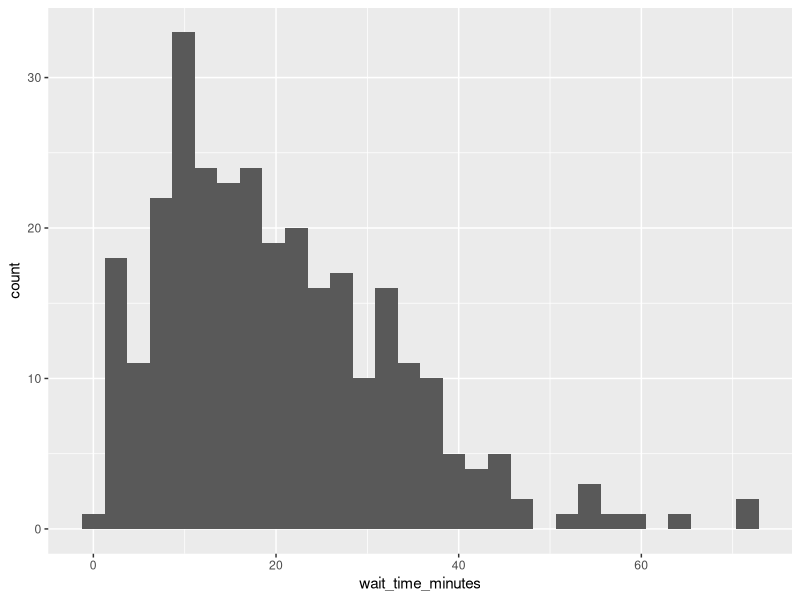
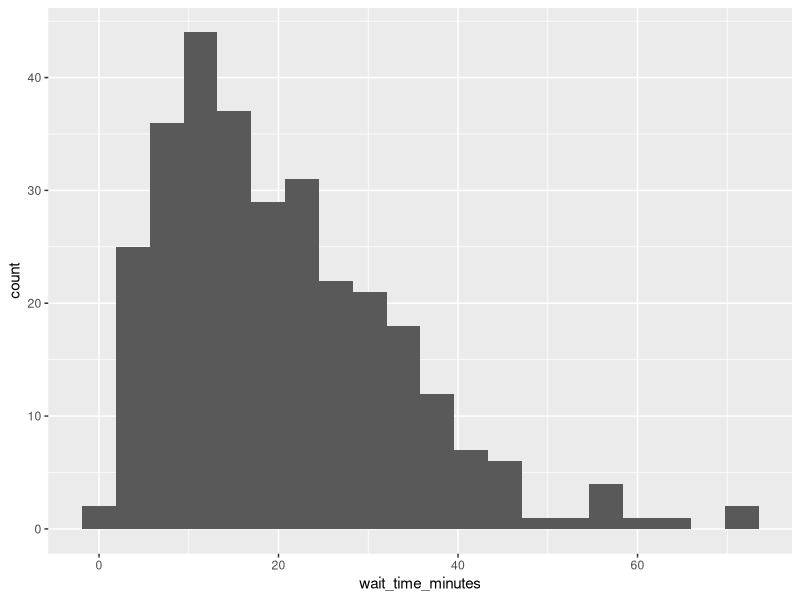
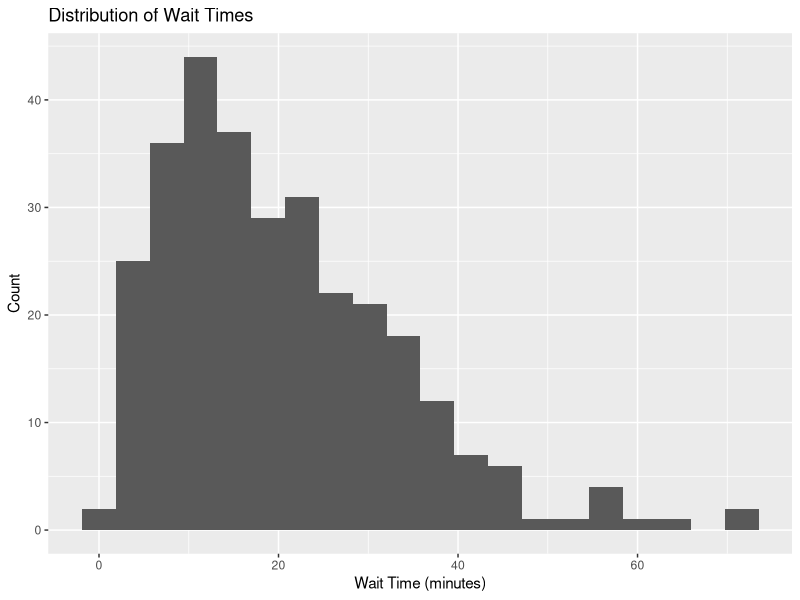
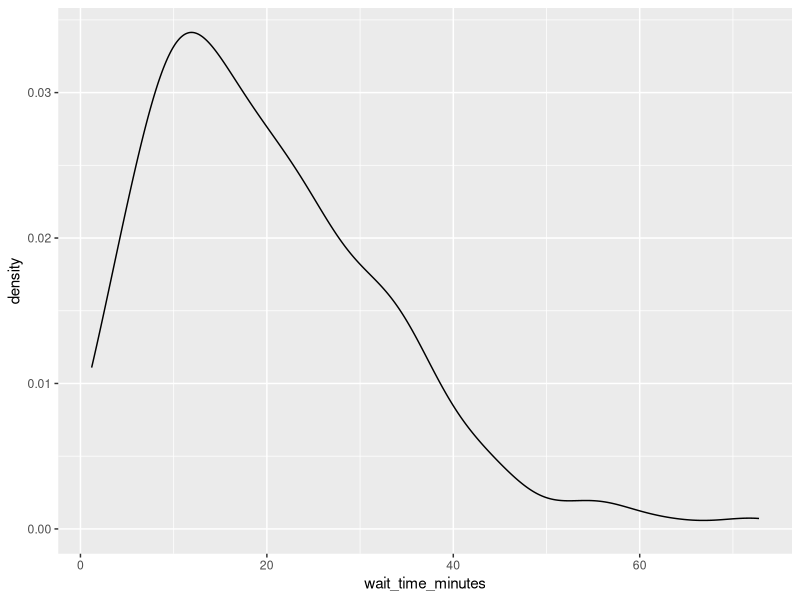

These figures' R source, in order:
# Title: Initial EDA: Quantitative data
# Date: 9/10/2026
# Author: Maria Cuellar


# Load packages.
library(tidyverse)

# Load data.
dat <- read_csv(file = "court_cases_teaching_data.csv")


# For quantitative variables.


# Look at one quantitative variable
dat %>%
  select(wait_time_minutes)


# Histogram
dat %>%
  ggplot(aes(x = wait_time_minutes)) +
  geom_histogram()


# Choose the number of bins
dat %>%
  ggplot(aes(x = wait_time_minutes)) +
  geom_histogram(bins = 20)


# Give the plot titles
dat %>%
  ggplot(aes(x = wait_time_minutes)) +
  geom_histogram(bins = 20) +
  labs(
    title = "Distribution of Wait Times",
    x = "Wait Time (minutes)",
    y = "Count"
  )


# Density plot
dat %>%
  ggplot(aes(x = wait_time_minutes)) +
  geom_density()


# Describe the shape of the distribution:
# Is it unimodal, bimodal, multimodal, or uniform?
# Is it symmetric, right-skewed, or left-skewed?
# Are there any unusual observations?


# Summary of the variable
summary(dat$wait_time_minutes)


# Mean
dat %>%
  summarize(mean = mean(wait_time_minutes))


# Median
dat %>%
  summarize(median = median(wait_time_minutes))


# Interquartile range (IQR)
dat %>%
  summarize(IQR = IQR(wait_time_minutes))


# Standard deviation
dat %>%
  summarize(sd = sd(wait_time_minutes))


# Calculate several summaries at once
dat %>%
  summarize(
    mean = mean(wait_time_minutes),
    median = median(wait_time_minutes),
    IQR = IQR(wait_time_minutes),
    sd = sd(wait_time_minutes)
  )


# Which measures should we report?
# For a skewed distribution: median and IQR
# For a symmetric distribution: mean and standard deviation
